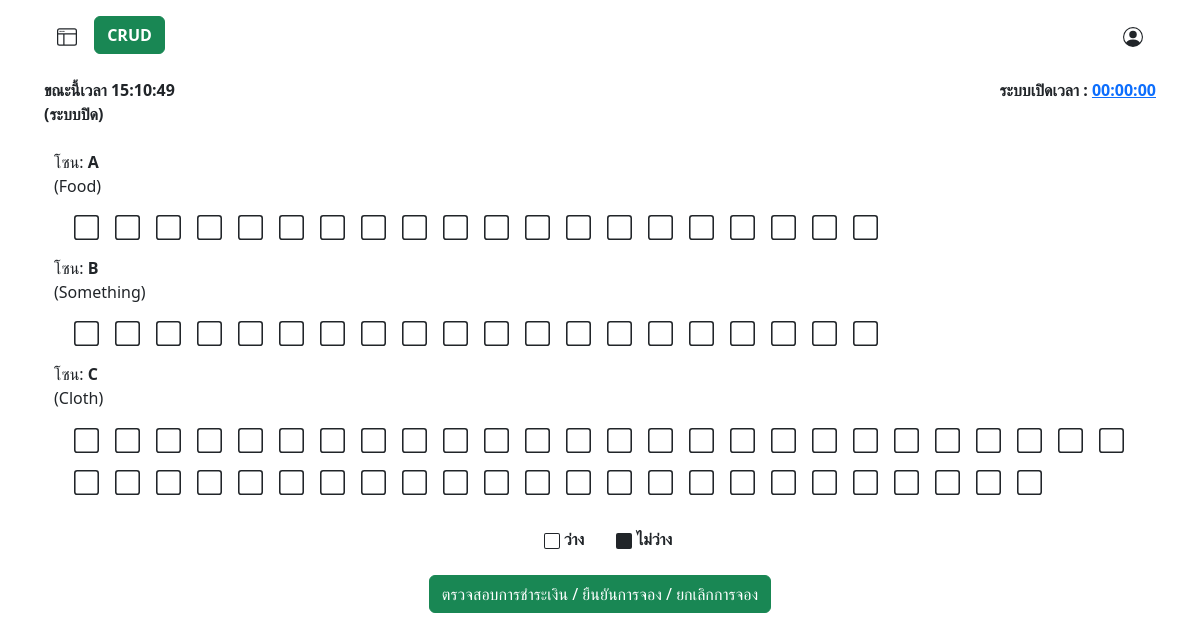
Page /admin/index.php (signed in) on the earlier database version.
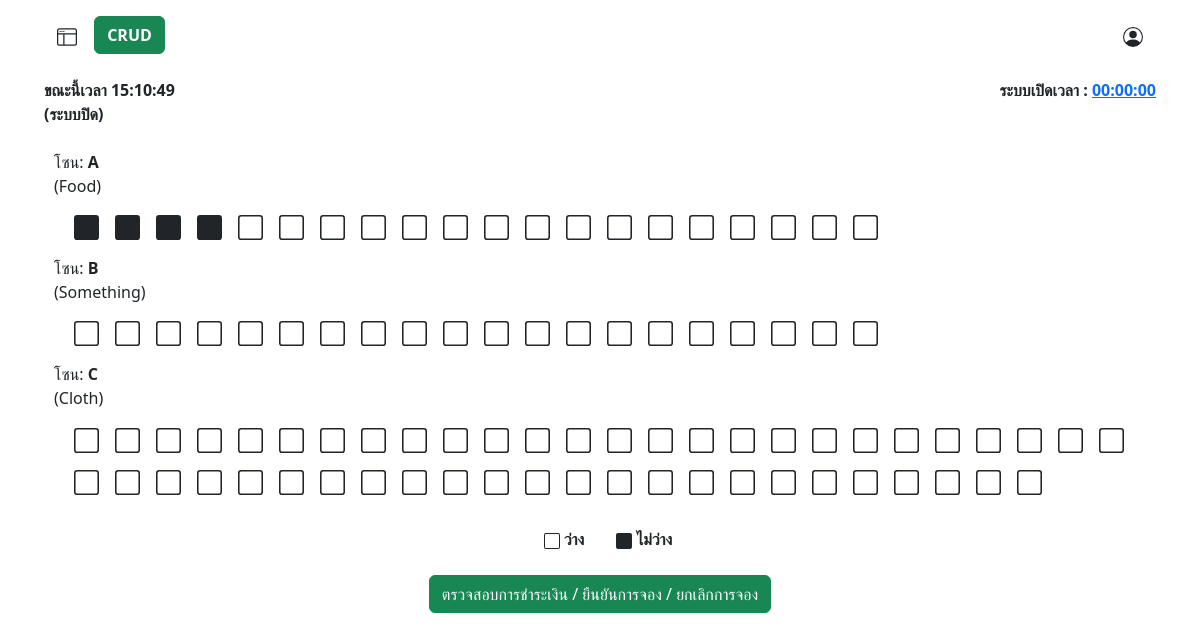
Same page on the later database version.
### tables this page shows
CREATE TABLE `locks` (
  `id_locks` int(11) NOT NULL COMMENT 'ไอดีล็อค',
  `lock_name` varchar(10) NOT NULL COMMENT 'ชื่อเลขล็อต',
  `zone_id` int(3) UNSIGNED ZEROFILL DEFAULT NULL COMMENT 'รหัสประเภทโซน',
  `booking_id` int(10) UNSIGNED ZEROFILL DEFAULT NULL COMMENT 'รหัสการจอง',
  `available` int(3) DEFAULT NULL COMMENT 'สถานะ ว่าง หรือ จองแล้ว '
);

### admin/index.php (the view, shortened to what the changed rows need)
<?php
require("../condb.php");
?>
<!DOCTYPE html>
<html lang="en">
<head>
    <link href="https://cdn.jsdelivr.net/npm/bootstrap@5.3.3/dist/css/bootstrap.min.css" rel="stylesheet">
</head>
<body>
    <div class="container mt-4">
        <div class="container ">
            <div class="row d-flex justify-content-center align-item-center">
                <div class="col-12 d-flex flex-wrap justify-content-center align-item-center">
                    <?php
                    $sql = "SELECT * FROM zone_detail";
                    if ($result = $conn->query($sql)) {
                        if ($result->num_rows > 0) {
                            while ($row = $result->fetch_assoc()) {
                                echo '
                                    <div class="">
                                       <div class="row ">
                                            <div class="col">
                                                <div class="d-flex justify-content-start">
                                                        <div class="">
                                                        <p class="zone_detail"
                                                            data-bs-toggle="tooltip"
                                                            data-bs-placement="right"
                                                            title="รายวัน ' . $row["pricePerDate"] . '฿<br>รายเดือน ' . $row["pricePerMonth"] . '฿">
                                                            โซน: <strong>' . $row["zone_name"] . '</strong><br>(' . $row["zone_detail"] . ')
                                                        </p>
                                                        </div>
                                                </div>
                                        </div>
                                    </div>
                                    ';
                                $sql2 = "SELECT * FROM locks WHERE zone_id = " . $row["zone_id"];
                                if ($result2 = $conn->query($sql2)) {
                                    if ($result2->num_rows > 0) {
                                        echo '<div class="d-flex flex-wrap container-md">';
                                        while ($row2 = $result2->fetch_assoc()) {
                                            echo '<div class="mx-2">';
                                            echo '<p>';
                                            if ($row2["available"] == 0) {
                                                echo '
                                                    <svg xmlns="http://www.w3.org/2000/svg" width="25" height="25" fill="currentColor" class="bi bi-square" viewBox="0 0 16 16">
                                                        <path d="M14 1a1 1 0 0 1 1 1v12a1 1 0 0 1-1 1H2a1 1 0 0 1-1-1V2a1 1 0 0 1 1-1zM2 0a2 2 0 0 0-2 2v12a2 2 0 0 0 2 2h12a2 2 0 0 0 2-2V2a2 2 0 0 0-2-2z"/>
                                                    </svg>';
                                            } else if ($row2["available"] == 1) {
                                                echo '
                                                <svg xmlns="http://www.w3.org/2000/svg" width="25" height="25" fill="currentColor" class="bi bi-square-fill" viewBox="0 0 16 16">
                                                    <path d="M0 2a2 2 0 0 1 2-2h12a2 2 0 0 1 2 2v12a2 2 0 0 1-2 2H2a2 2 0 0 1-2-2z"/>
                                                </svg>';
                                            }
                                            echo '</p>';
                                            echo '</div>';
                                        }
                                        echo '</div>';
                                    } else {
                                        echo "<p>ยังไม่มีการสร้างข้อมูลพื้นที่การขาย</p>";
                                    }
                                } else {
                                    echo "<p>Error in nested query: " . $conn->error . "</p>";
                                }
                            }
                        } else {
                            echo "<p><strong>ยังไม่มีการสร้างข้อมูลพื้นที่การขาย</strong></p>";
                        }
                    } else {
                        echo "<p>Error in main query: " . $conn->error . "</p>";
                    }
                    ?>
                </div>
            </div>
        </div>
    </div>
</body>
</html>

Differences in the rows shown:
changed locks (number 1 of 90 on the later page): available 0 → 1 (drawn)
changed locks (number 2 of 90 on the later page): available 0 → 1 (drawn)
changed locks (number 3 of 90 on the later page): available 0 → 1 (drawn)
changed locks (number 4 of 90 on the later page): available 0 → 1 (drawn)
